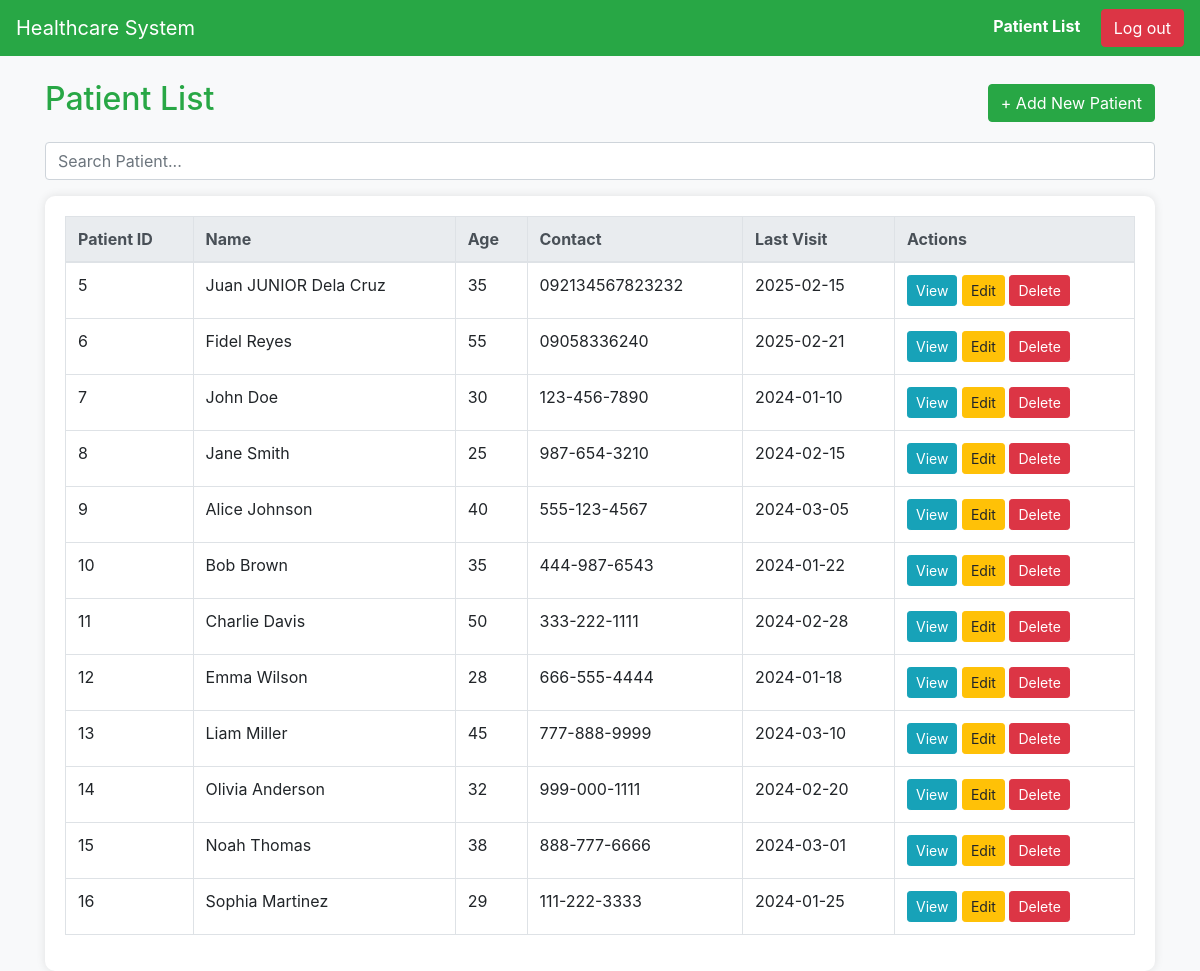
The page /patient_list.php (signed in) on the database its author committed.
### tables this page shows
CREATE TABLE `patients` (
  `patient_id` int(11) NOT NULL,
  `first_name` varchar(50) NOT NULL,
  `last_name` varchar(50) NOT NULL,
  `age` int(11) NOT NULL,
  `gender` enum('Male','Female','Other') DEFAULT NULL,
  `contact_info` varchar(100) DEFAULT NULL,
  `address` varchar(255) NOT NULL,
  `last_visit` date DEFAULT NULL,
  `created_at` timestamp NULL DEFAULT current_timestamp()
);

### patient_list.php (the view, shortened to what this page needs)
<?php
    include 'db-connection.php';
    $searchInput = "";
?>
<!DOCTYPE html>
<html lang="en">
<head>
    <link href="https://stackpath.bootstrapcdn.com/bootstrap/4.5.2/css/bootstrap.min.css" rel="stylesheet">
</head>
<body>
    <nav class="navbar navbar-expand-lg navbar-dark bg-success">
        <a class="navbar-brand" href="dashboard.php">Healthcare System</a>
        <div class="ml-auto">
            <a class="patient-list text-white mr-3 font-weight-bold" href="patient_list.php">Patient List</a>
            <a class="btn btn-danger" href="logout.php">Log out</a>
        </div>
    </nav>
    <div class="container mt-4">
        <div class="d-flex justify-content-between align-items-center mb-3">
            <h2 class="text-success">Patient List</h2>
            <a href="add-patient.php" class="btn btn-success">+ Add New Patient</a>
        </div>
        <div class="mb-3">
            <form action="<?php echo $_SERVER['PHP_SELF']; ?>" method="POST">
                <input type="text" id="searchInput" name="searchInput" class="form-control" placeholder="Search Patient...">
            </form>
        </div>
        <div class="table-container">
            <table class="table table-bordered table-hover">
                <thead class="thead-light">
                    <tr>
                        <th>Patient ID</th>
                        <th>Name</th>
                        <th>Age</th>
                        <th>Contact</th>
                        <th>Last Visit</th>
                        <th>Actions</th>
                    </tr>
                </thead>
                <tbody id="patientTable">
                    <?php
                        if(!empty($searchInput)) {
                            $query = "SELECT * FROM patients WHERE first_name LIKE '%$searchInput%' OR last_name LIKE '%$searchInput%' OR contact_info LIKE '%$searchInput%'";
                        }else{
                            $query = "SELECT * FROM patients ORDER BY patient_id ASC";
                        }
                        $result = mysqli_query($conn, $query);
                        while ($row = mysqli_fetch_assoc($result)) {
                            echo "<tr>";
                            echo "<td>" . $row['patient_id'] . "</td>";
                            echo "<td>" . $row['first_name'] . " " .  $row['last_name'] . "</td>";
                            echo "<td>" . $row['age'] . "</td>";
                            echo "<td>" . $row['contact_info'] . "</td>";
                            echo "<td>" . $row['last_visit'] . "</td>";
                            echo "<td>
                                    <a href='view-patient.php?id=" . $row['patient_id'] . "' class='btn btn-info btn-sm'>View</a>
                                    <a href='edit-patient.php?id=" . $row['patient_id'] . "' class='btn btn-warning btn-sm'>Edit</a>
                                    <a href='delete-patient.php?id=" . $row['patient_id'] . "' class='btn btn-danger btn-sm' onclick='return confirm(\"Are you sure you want to delete this patient?\");'>Delete</a>
                                </td>";
                            echo "</tr>";
                        }
                    ?>
                </tbody>
            </table>
        </div>
    </div>
</body>
</html>

### patient_list.php (style rules this page uses)
body { background-color: #f8f9fa; }
.table-container { background: white; padding: 20px; border-radius: 10px; box-shadow: 0 0 10px rgba(0, 0, 0, 0.1); }
.btn-success { background-color: #28a745; border-color: #28a745; }

### rows shown on the page
patients: patient_id "5", first_name "Juan JUNIOR", last_name "Dela Cruz", age "35", contact_info "092134567823232", last_visit "2025-02-15"
patients: patient_id "6", first_name "Fidel", last_name "Reyes", age "55", contact_info "09058336240", last_visit "2025-02-21"
patients: patient_id "7", first_name "John", last_name "Doe", age "30", contact_info "123-456-7890", last_visit "2024-01-10"
patients: patient_id "8", first_name "Jane", last_name "Smith", age "25", contact_info "987-654-3210", last_visit "2024-02-15"
patients: patient_id "9", first_name "Alice", last_name "Johnson", age "40", contact_info "555-123-4567", last_visit "2024-03-05"
patients: patient_id "10", first_name "Bob", last_name "Brown", age "35", contact_info "444-987-6543", last_visit "2024-01-22"
patients: patient_id "11", first_name "Charlie", last_name "Davis", age "50", contact_info "333-222-1111", last_visit "2024-02-28"
patients: patient_id "12", first_name "Emma", last_name "Wilson", age "28", contact_info "666-555-4444", last_visit "2024-01-18"
patients: patient_id "13", first_name "Liam", last_name "Miller", age "45", contact_info "777-888-9999", last_visit "2024-03-10"
patients: patient_id "14", first_name "Olivia", last_name "Anderson", age "32", contact_info "999-000-1111", last_visit "2024-02-20"
patients: patient_id "15", first_name "Noah", last_name "Thomas", age "38", contact_info "888-777-6666", last_visit "2024-03-01"
patients: patient_id "16", first_name "Sophia", last_name "Martinez", age "29", contact_info "111-222-3333", last_visit "2024-01-25"
